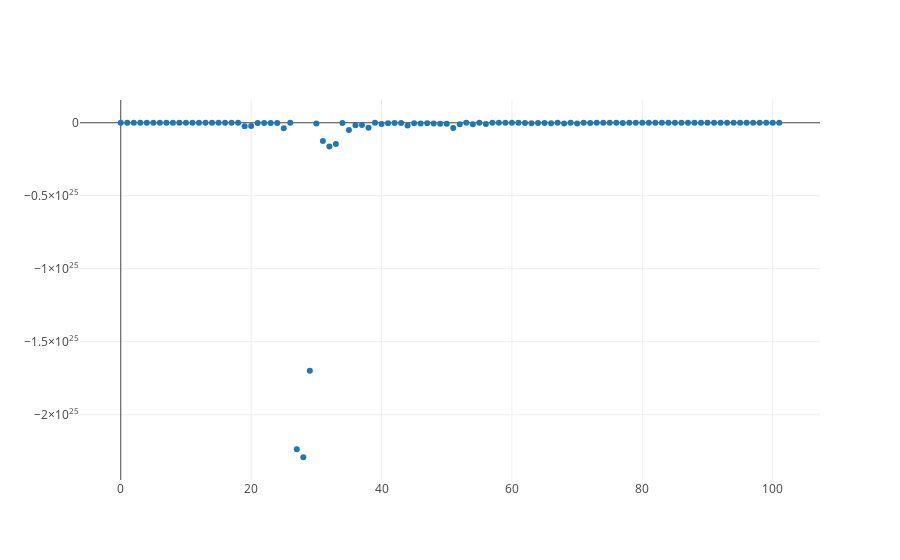

The notebook cell this image was saved under:
### Code cell
trace_rfecv = trace_values(num_features, rfecv_scores)
plot([trace_rfecv])
# 82 features gets 0.44
